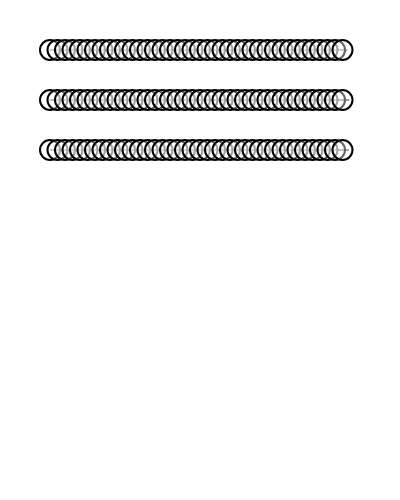
Frame 1 (no input)
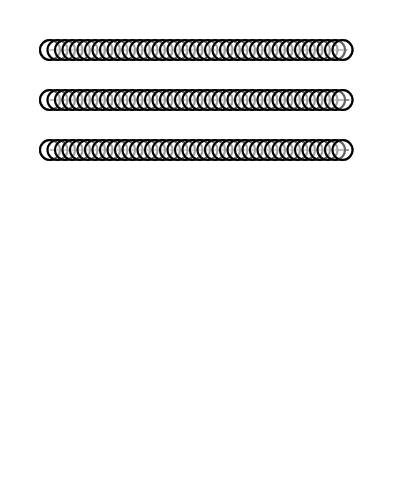
Frame 60 (no input)
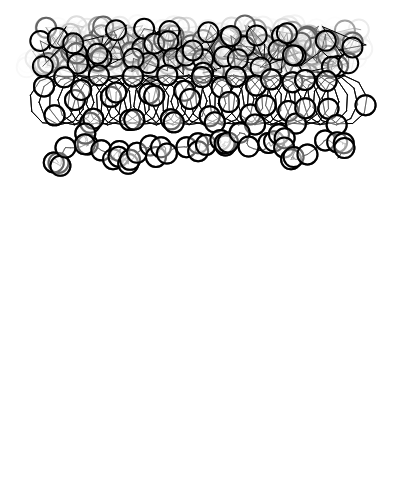
Frame 120 (the mouse pressed at the canvas centre since frame 60)

The p5.js sketch that drew these frames (run headless with seeded random() and noise() and a simulated clock; from frame 60 on, the mouse is pressed at the canvas centre):

// p5.js sketch
// ── sketch.js
var Traces;
function setup() {
  // put setup code here
  createCanvas(400,500);
  //line_rand_0011(50,150,350,150,5,100);
  Traces = new Array();
}

function draw() {
	fill(255,100);
	rect(-1,-1,width+2,height+2);
  
  	// 线条轨迹变化
  	Traces[0] = lineAry_rand_0011(
		50,50,350,50,0.1*mouseY,100);
	Traces[1] = lineAry_roll_0011(
		50,100,350,100,0.1*mouseY,mouseX,300);
	Traces[2]= lineAry_noise_0011(
		50,150,350,150,0.1*mouseY,0.1*mouseX,200);
	
	// 将轨迹渲染出来
	for(var i=0;i<3;i++)
	{
		// 渲染方式1:简单线条
		renderTrace_Line(Traces[i]);
		// 渲染方式2:一组脸
		renderTrace2_Sprites(
			Traces[i],0.025,drawStdFace,0.2);
		// 渲染方式3:一个移动sprite
		//renderTrace2_MovingSprite(
		//	Traces[i],1,0.5,drawStdFace,0.2);
		// 渲染方式4:一组移动的sprite
		//renderTrace3_MovingSprites(
		//	Traces[i],0.1,0.5,0.05,drawStdFace,0.1);
	}
	
}


// ── LineRenders_0011.js

function renderTrace_Line(Tr)
{
	// 渲染风格1-无粗细变化的轨迹
	for(var i=1;i<Tr.length;i++)
	{
		var P0 = Tr[i-1];
		var P1 = Tr[i];
		line(P0.x,P0.y,P1.x,P1.y);
	}
}

function renderTrace2_Sprites(
	Tr,tStep,SpriteFcn,Scale)
{
	// 渲染风格2——贴图
	for(var t=0;t<1;t+=tStep)
	{
		renderSpriteOnTrace(
			Tr,t,SpriteFcn,Scale);
	}
}

function renderTrace2_MovingSprite(
	Tr,tSpd,tBias,SpriteFcn,Scale)
{
	var tNow = tSpd * millis()/1000 + tBias;
	tNow = tNow - floor(tNow);
	//print(tNow);
	renderSpriteOnTrace(
		Tr,tNow,SpriteFcn,Scale);
}


function renderTrace3_MovingSprites(
	Tr,tSpd,tBias,tStep,SpriteFcn,Scale)
{
	for(t0=0;t0<1;t0+=tStep)
	{
		renderTrace2_MovingSprite(
			Tr,tSpd,tBias+t0,SpriteFcn,Scale);
	}
}

function renderSpriteOnTrace(
	Tr,t,SpriteFcn,Scale)
{
	idt = t*Tr.length;
	id0 = floor(idt);
	id1 = id0+1;
	tt = (idt-id0);

	var P0 = Tr[id0];
	var P1 = Tr[id1];
	var p = p5.Vector.lerp(P0,P1,tt);
		
	push();
	translate(p.x,p.y);
	scale(Scale,Scale);
	strokeWeight(2/Scale);
	ellipse(0,0,100,100);
	pop();
}
// ── SpriteLib_0011.js
var StdSize = 100;


function drawStdCircle()
{
	ellipse(0,0,StdSize,StdSize);
}

function drawStdFace()
{
	print("face");
	// face
	ellipse(0,0,StdSize,StdSize);

	var ESize = -0.2*StdSize;
	// LEye
	fill(255);
	ellipse(-0.2*StdSize,-0.1*StdSize,ESize,ESize);
	fill(0);
	ellipse(-0.2*StdSize,-0.1*StdSize,0.4*ESize,0.4*ESize);

	// REye
	fill(255);
	ellipse(0.2*StdSize,-0.1*StdSize,ESize,ESize);
	fill(0);
	ellipse(0.2*StdSize,-0.1*StdSize,0.4*ESize,0.4*ESize);

	// Mouth
	var MWd = 0.3*StdSize;
	var MHt = 0.2*StdSize;
	fill(255,0,0);
	ellipse(0,MHt,MWd,MHt);
}

// ── lineAryLib_0011.js

// ---------------- 轨迹变化 ----------------//
function lineAry_rand_0011(x0,y0,x1,y1,randness,res)
{
	var VecArray = new Array();
	for(var i=0;i<res;i++)
	{
		var t = i/res;
		var xt = lerp(x0,x1,t);
		var yt = lerp(y0,y1,t);

		var biasX = random(-randness,randness);
		var biasY = random(-randness,randness);

		var x = xt + biasX;
		var y = yt + biasY;

		VecArray[i] = createVector(x,y);
	}
	return VecArray;
}

function lineAry_roll_0011(x0,y0,x1,y1,radius,Freq,res)
{
	var VecArray = new Array();
	var theta = 0;

	for(var i=0;i<res;i++)
	{
		var t = i/res;
		var xt = lerp(x0,x1,t);
		var yt = lerp(y0,y1,t);

		var theta = t*Freq;
		var x = xt + radius * cos(theta);
		var y = yt + radius * sin(theta);

		VecArray[i] = createVector(x,y);
	}
	return VecArray;
}

function lineAry_noise_0011(x0,y0,x1,y1,Amp,Freq,res)
{
	var VecArray = new Array();

	for(var i=0;i<res;i++)
	{
		var t = i/res;
		var xt = lerp(x0,x1,t);
		var yt = lerp(y0,y1,t);

		var theta = t*Freq;
		var x = xt + Amp * map(noise(t*Freq),0,1,-1,1);
		var y = yt + Amp * map(noise(t*Freq+10000),0,1,-1,1);

		VecArray[i] = createVector(x,y);
	}
	return VecArray;
}
